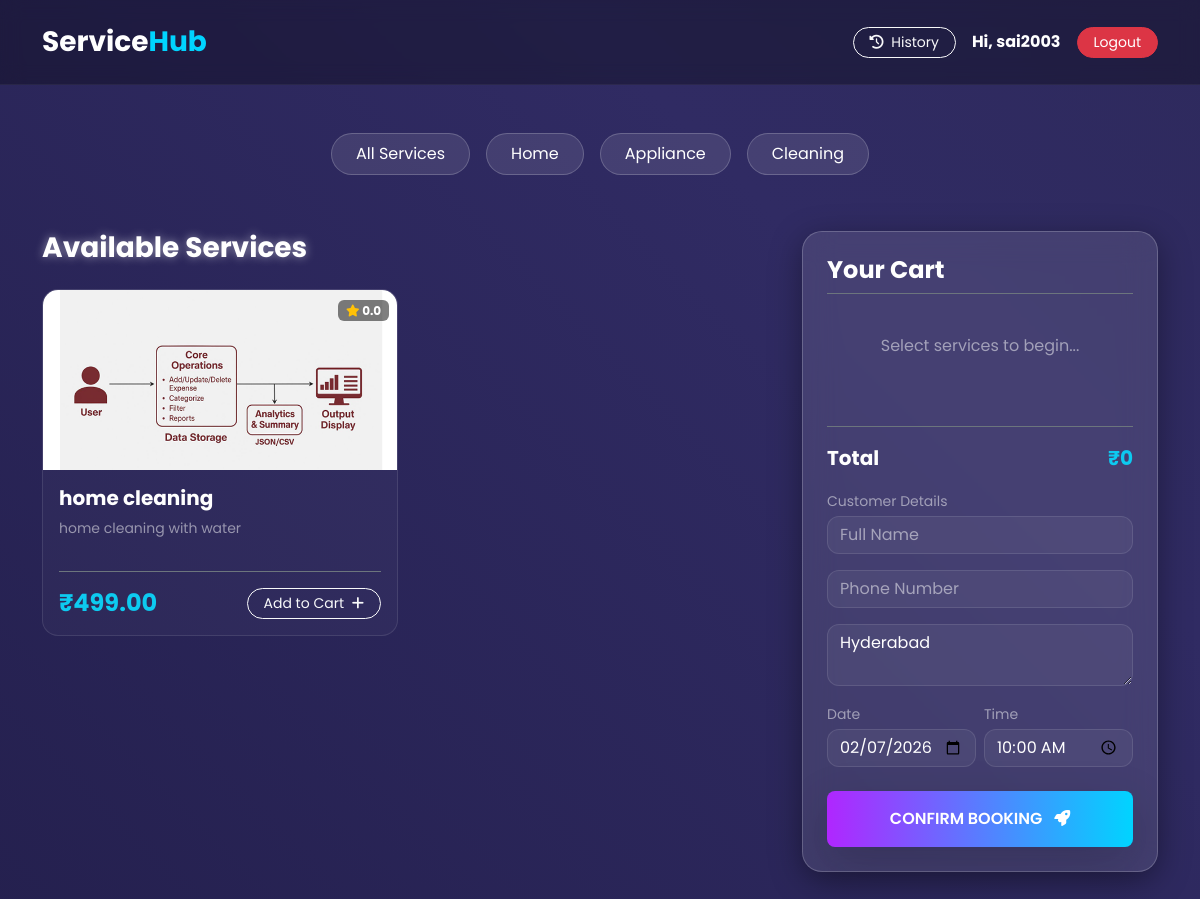
The page /?category=Cleaning (signed in) on the database its author committed.
### core/models.py (models this page shows, shortened)
class Service(models.Model):
    name = models.CharField(max_length=100)
    description = models.TextField()
    price = models.DecimalField(max_digits=10, decimal_places=2)
    category = models.CharField(max_length=50, choices=[('Home', 'Home'), ('Appliance', 'Appliance'), ('Cleaning', 'Cleaning')], default='Home')
    image = models.ImageField(upload_to='service_images/', blank=True, null=True)
    def average_rating(self):
        reviews = self.reviews.all()
        if reviews:
            return sum([r.rating for r in reviews]) / len(reviews)
        return 0

### core/views.py (the view)
# urls.py: path('', views.home, name='home'),
def home(request):
    services = Service.objects.all()
    category = request.GET.get('category')
    search = request.GET.get('search')
    if category:
        services = services.filter(category=category)
    if search:
        services = services.filter(name__icontains=search)
    if request.method == 'POST':
        if not request.user.is_authenticated:
            return redirect('login')
        cart_data = request.POST.get('cart_json')
        form = BookingForm(request.POST)
        if form.is_valid() and cart_data:
            try:
                cart_items = json.loads(cart_data)
                if not cart_items:
                    messages.error(request, "Your cart is empty!")
                    return redirect('home')
                booking = form.save(commit=False)
                booking.user = request.user
                booking.save() # Get ID
                total = 0
                for item in cart_items:
                    service = Service.objects.get(id=item['id'])
                    qty = int(item['quantity'])
                    BookingItem.objects.create(booking=booking, service=service, quantity=qty, price=service.price)
                    total += (service.price * qty)
                booking.total_amount = total
                booking.save()
                messages.success(request, "Booking Successful!")
                return redirect('my_bookings')
            except Exception as e:
                print(e)
                messages.error(request, "Something went wrong.")
    else:
        form = BookingForm()
    return render(request, 'home.html', {'services': services, 'form': form})

### core/forms.py
class BookingForm(forms.ModelForm):
    class Meta:
        model = Booking
        fields = ['customer_name', 'customer_phone', 'address', 'booking_date', 'booking_time']
        widgets = {
            'customer_name': forms.TextInput(attrs={'class': 'form-control', 'placeholder': 'Full Name'}),
            'customer_phone': forms.TextInput(attrs={'class': 'form-control', 'placeholder': 'Phone Number'}),
            'address': forms.Textarea(attrs={'class': 'form-control', 'rows': 2, 'placeholder': 'Service Address'}),
            'booking_date': forms.DateInput(attrs={'type': 'date', 'class': 'form-control'}),
            'booking_time': forms.TimeInput(attrs={'type': 'time', 'class': 'form-control'}),
        }

### core/templates/home.html (shortened to what this page needs)
{% extends 'base.html' %}
{% block content %}
<div class="container py-5">
    <div class="d-flex gap-3 overflow-auto mb-5 pb-2 justify-content-center">
        <a href="/" class="btn category-btn rounded-pill px-4 py-2">All Services</a>
        <a href="/?category=Home" class="btn category-btn rounded-pill px-4 py-2">Home</a>
        <a href="/?category=Appliance" class="btn category-btn rounded-pill px-4 py-2">Appliance</a>
        <a href="/?category=Cleaning" class="btn category-btn rounded-pill px-4 py-2">Cleaning</a>
    </div>
    <div class="row g-4">
        <div class="col-lg-8">
            <h3 class="fw-bold mb-4" style="text-shadow: 0 0 10px rgba(255,255,255,0.5);">Available Services</h3>
            <div class="row g-4">
                {% for s in services %}
                <div class="col-md-6">
                    <div class="service-card-glass h-100 d-flex flex-column">
                        <div class="position-relative">
                            {% if s.image %}
                            <img src="{{ s.image.url }}" class="w-100" style="height: 180px; object-fit: cover;">
                            {% else %}
                            <div class="bg-dark d-flex align-items-center justify-content-center text-secondary" style="height:180px">
                                <i class="fa fa-cube fa-2x"></i>
                            </div>
                            {% endif %}
                            <div class="position-absolute top-0 end-0 p-2">
                                <span class="badge bg-black bg-opacity-50 backdrop-blur">
                                    <i class="fa fa-star text-warning"></i> {{ s.average_rating|floatformat:1 }}
                                </span>
                            </div>
                        </div>
                        <div class="p-3 d-flex flex-column flex-grow-1">
                            <h5 class="fw-bold text-white">{{ s.name }}</h5>
                            <p class="text-white-50 small flex-grow-1">{{ s.description|truncatewords:10 }}</p>
                            <div class="d-flex justify-content-between align-items-center mt-3 pt-3 border-top border-secondary">
                                <h4 class="text-info m-0 fw-bold">₹{{ s.price }}</h4>
                                <button class="btn btn-sm btn-outline-light rounded-pill px-3"
                                    onclick="addToCart('{{ s.id }}', '{{ s.name }}', {{ s.price }})">
                                    Add to Cart <i class="fa fa-plus ms-1"></i>
                                </button>
                            </div>
                        </div>
                    </div>
                </div>
                {% endfor %}
            </div>
        </div>
        <div class="col-lg-4">
            <div class="glass-panel p-4 position-sticky" style="top: 100px;">
                <h4 class="fw-bold mb-3 border-bottom border-secondary pb-2">Your Cart</h4>
                <div id="cart-list" class="my-3" style="min-height:100px;">
                    <p class="text-white-50 text-center pt-4">Select services to begin...</p>
                </div>
                <div class="d-flex justify-content-between fw-bold fs-5 border-top border-secondary pt-3 mb-3">
                    <span>Total</span>
                    <span class="text-info">₹<span id="cart-total">0</span></span>
                </div>
                <form method="POST">
                    <div class="mb-3">
                        <label class="small text-white-50 mb-1">Customer Details</label>
                        {{ form.customer_name }}
                    </div>
                    <div class="mb-3">{{ form.customer_phone }}</div>
                    <div class="mb-3">{{ form.address }}</div>
                    <div class="row g-2 mb-4">
                        <div class="col-6">
                            <label class="small text-white-50 mb-1">Date</label>
                            {{ form.booking_date }}
                        </div>
                        <div class="col-6">
                            <label class="small text-white-50 mb-1">Time</label>
                            {{ form.booking_time }}
                        </div>
                    </div>
                    <button class="btn btn-neon w-100 py-3 rounded-3 shadow-lg">
                        CONFIRM BOOKING <i class="fa fa-rocket ms-2"></i>
                    </button>
                </form>
            </div>
        </div>
    </div>
</div>
{% endblock %}

### core/templates/base.html (shortened to what this page needs)
<!DOCTYPE html>
<html lang="en">
<head>
    <link href="https://cdn.jsdelivr.net/npm/bootstrap@5.3.0/dist/css/bootstrap.min.css" rel="stylesheet">
    <link href="https://cdnjs.cloudflare.com/ajax/libs/font-awesome/6.4.0/css/all.min.css" rel="stylesheet">
</head>
<body>
<nav class="navbar navbar-expand-lg sticky-top py-3">
    <div class="container">
        <a class="navbar-brand fw-bold fs-3" href="/">
            Service<span style="color:var(--neon-blue)">Hub</span>
        </a>
        <div class="d-flex align-items-center gap-3">
            {% if user.is_authenticated %}
                <a href="{% url 'my_bookings' %}" class="btn btn-sm btn-outline-light rounded-pill px-3">
                    <i class="fa fa-history me-1"></i> History
                </a>
                <span class="fw-bold text-white">Hi, {{ user.username }}</span>
                <a href="{% url 'logout' %}" class="btn btn-sm btn-danger rounded-pill px-3">Logout</a>
            {% else %}
                <a href="{% url 'login' %}" class="btn btn-sm btn-outline-light rounded-pill px-3">Login</a>
                <a href="{% url 'register' %}" class="btn btn-sm btn-neon rounded-pill px-3">Sign Up</a>
            {% endif %}
        </div>
    </div>
</nav>
{% block content %}{% endblock %}
</body>
</html>

### core/templates/base.html (style rules this page uses)
:root { --glass-bg: rgba(255, 255, 255, 0.1); --glass-border: rgba(255, 255, 255, 0.2); --neon-purple: #b026ff; --neon-blue: #00d4ff; --text-color: #ffffff; }
body { font-family: 'Poppins', sans-serif; background: linear-gradient(45deg, #0f0c29, #302b63, #24243e); background-size: 400% 400%; animation: gradientBG 15s ease infinite; color: var(--text-color); min-height: 100vh; }
.glass-panel { background: var(--glass-bg); backdrop-filter: blur(16px); -webkit-backdrop-filter: blur(16px); border: 1px solid var(--glass-border); border-radius: 20px; box-shadow: 0 8px 32px 0 rgba(0, 0, 0, 0.37); }
.navbar { background: rgba(0, 0, 0, 0.3); backdrop-filter: blur(10px); border-bottom: 1px solid rgba(255,255,255,0.05); }
.nav-link, .navbar-brand { color: white !important; }
.btn-neon { background: linear-gradient(90deg, var(--neon-purple), var(--neon-blue)); border: none; color: white; font-weight: 600; box-shadow: 0 0 15px rgba(176, 38, 255, 0.4); transition: 0.3s; }
.form-control, .form-select { background: rgba(255, 255, 255, 0.05); border: 1px solid rgba(255, 255, 255, 0.1); color: white; border-radius: 12px; }
.form-control::placeholder { color: rgba(255,255,255,0.5); }

### core/templates/home.html (style rules this page uses)
.category-btn { background: rgba(255,255,255,0.1); color: white; border: 1px solid rgba(255,255,255,0.2); transition: 0.3s; }
.service-card-glass { background: rgba(255, 255, 255, 0.03); border: 1px solid rgba(255, 255, 255, 0.1); border-radius: 16px; overflow: hidden; transition: transform 0.3s; }

### rows shown on the page
Service: image (picture), average_rating "0.0", name "home cleaning", description "home cleaning with water", price "499.00"

### other values the page prints
{{ user.username }} "sai2003"
